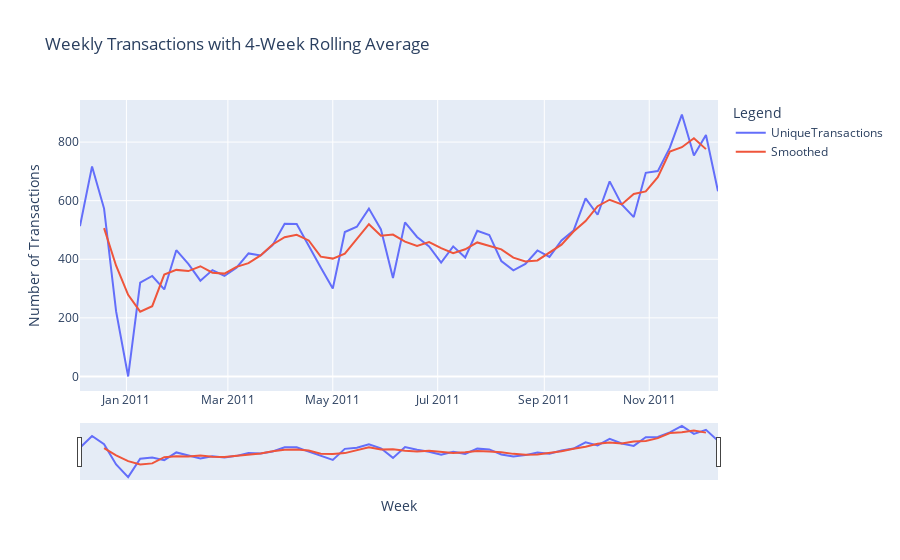

The code cell stored with this chart in its notebook:
### Markdown cell above
Setting up a weekly transaction to create a long timeframe in order to have the range slider.

### Code cell
df['InvoiceDate'] = pd.to_datetime(df['InvoiceDate'], errors='coerce')

# Group by week, counting unique InvoiceNo per week
weekly_transactions = (
    df.resample('W', on='InvoiceDate')['InvoiceNo']
      .nunique()
      .reset_index()
)
weekly_transactions.columns = ['Week', 'UniqueTransactions']

weekly_transactions['Smoothed'] = weekly_transactions['UniqueTransactions'].rolling(window=4, center=True).mean()

# Plotting the data
fig = px.line(
    weekly_transactions,
    x='Week',
    y=['UniqueTransactions', 'Smoothed'],
    title='Weekly Transactions with 4-Week Rolling Average',
    labels={'value': 'Number of Transactions', 'variable': 'Legend'}
)
fig.update_xaxes(rangeslider_visible=True)
fig.show()

### Figure 1 — Plotly figure (JSON) as saved in the notebook; plotly's stock layout.template omitted (floating-point values rounded to 4 significant figures)
{"data": [{"hovertemplate": "Legend=UniqueTransactions<br>Week=%{x}<br>Number of Transactions=%{y}<extra></extra>", "legendgroup": "UniqueTransactions", "line": {"color": "#636efa", "dash": "solid"}, "marker": {"symbol": "circle"}, "mode": "lines", "name": "UniqueTransactions", "orientation": "v", "showlegend": true, "type": "scatter", "x": ["2010-12-05T00:00:00", "2010-12-12T00:00:00", "2010-12-19T00:00:00", "2010-12-26T00:00:00", "2011-01-02T00:00:00", "2011-01-09T00:00:00", "2011-01-16T00:00:00", "2011-01-23T00:00:00", "2011-01-30T00:00:00", "2011-02-06T00:00:00", "2011-02-13T00:00:00", "2011-02-20T00:00:00", "2011-02-27T00:00:00", "2011-03-06T00:00:00", "2011-03-13T00:00:00", "2011-03-20T00:00:00", "2011-03-27T00:00:00", "2011-04-03T00:00:00", "2011-04-10T00:00:00", "2011-04-17T00:00:00", "2011-04-24T00:00:00", "2011-05-01T00:00:00", "2011-05-08T00:00:00", "2011-05-15T00:00:00", "2011-05-22T00:00:00", "2011-05-29T00:00:00", "2011-06-05T00:00:00", "2011-06-12T00:00:00", "2011-06-19T00:00:00", "2011-06-26T00:00:00", "2011-07-03T00:00:00", "2011-07-10T00:00:00", "2011-07-17T00:00:00", "2011-07-24T00:00:00", "2011-07-31T00:00:00", "2011-08-07T00:00:00", "2011-08-14T00:00:00", "2011-08-21T00:00:00", "2011-08-28T00:00:00", "2011-09-04T00:00:00", "2011-09-11T00:00:00", "2011-09-18T00:00:00", "2011-09-25T00:00:00", "2011-10-02T00:00:00", "2011-10-09T00:00:00", "2011-10-16T00:00:00", "2011-10-23T00:00:00", "2011-10-30T00:00:00", "2011-11-06T00:00:00", "2011-11-13T00:00:00", "2011-11-20T00:00:00", "2011-11-27T00:00:00", "2011-12-04T00:00:00", "2011-12-11T00:00:00"], "xaxis": "x", "y": [513, 717, 573, 222, 0, 320, 343, 297, 431, 384, 327, 363, 343, 371, 420, 413, 448, 521, 520, 444, 372, 300, 493, 511, 573, 502, 336, 526, 476, 444, 389, 444, 406, 497, 483, 394, 362, 384, 430, 408, 464, 498, 608, 552, 666, 587, 544, 695, 701, 781, 894, 754, 824, 632], "yaxis": "y"}, {"hovertemplate": "Legend=Smoothed<br>Week=%{x}<br>Number of Transactions=%{y}<extra></extra>", "legendgroup": "Smoothed", "line": {"color": "#EF553B", "dash": "solid"}, "marker": {"symbol": "circle"}, "mode": "lines", "name": "Smoothed", "orientation": "v", "showlegend": true, "type": "scatter", "x": ["2010-12-05T00:00:00", "2010-12-12T00:00:00", "2010-12-19T00:00:00", "2010-12-26T00:00:00", "2011-01-02T00:00:00", "2011-01-09T00:00:00", "2011-01-16T00:00:00", "2011-01-23T00:00:00", "2011-01-30T00:00:00", "2011-02-06T00:00:00", "2011-02-13T00:00:00", "2011-02-20T00:00:00", "2011-02-27T00:00:00", "2011-03-06T00:00:00", "2011-03-13T00:00:00", "2011-03-20T00:00:00", "2011-03-27T00:00:00", "2011-04-03T00:00:00", "2011-04-10T00:00:00", "2011-04-17T00:00:00", "2011-04-24T00:00:00", "2011-05-01T00:00:00", "2011-05-08T00:00:00", "2011-05-15T00:00:00", "2011-05-22T00:00:00", "2011-05-29T00:00:00", "2011-06-05T00:00:00", "2011-06-12T00:00:00", "2011-06-19T00:00:00", "2011-06-26T00:00:00", "2011-07-03T00:00:00", "2011-07-10T00:00:00", "2011-07-17T00:00:00", "2011-07-24T00:00:00", "2011-07-31T00:00:00", "2011-08-07T00:00:00", "2011-08-14T00:00:00", "2011-08-21T00:00:00", "2011-08-28T00:00:00", "2011-09-04T00:00:00", "2011-09-11T00:00:00", "2011-09-18T00:00:00", "2011-09-25T00:00:00", "2011-10-02T00:00:00", "2011-10-09T00:00:00", "2011-10-16T00:00:00", "2011-10-23T00:00:00", "2011-10-30T00:00:00", "2011-11-06T00:00:00", "2011-11-13T00:00:00", "2011-11-20T00:00:00", "2011-11-27T00:00:00", "2011-12-04T00:00:00", "2011-12-11T00:00:00"], "xaxis": "x", "y": [null, null, 506.2, 378, 278.8, 221.2, 240, 347.8, 363.8, 359.8, 376.2, 354.2, 351, 374.2, 386.8, 413, 450.5, 475.5, 483.2, 464.2, 409, 402.2, 419, 469.2, 519.8, 480.5, 484.2, 460, 445.5, 458.8, 438.2, 420.8, 434, 457.5, 445, 434, 405.8, 392.5, 396, 421.5, 450, 494.5, 530.5, 581, 603.2, 587.2, 623, 631.8, 680.2, 767.8, 782.5, 813.2, 776, null], "yaxis": "y"}], "layout": {"legend": {"title": {"text": "Legend"}, "tracegroupgap": 0}, "title": {"text": "Weekly Transactions with 4-Week Rolling Average"}, "xaxis": {"anchor": "y", "domain": [0, 1], "rangeslider": {"visible": true}, "title": {"text": "Week"}}, "yaxis": {"anchor": "x", "domain": [0, 1], "title": {"text": "Number of Transactions"}}}}
